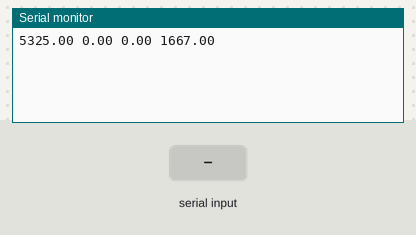
Recording of a sketch running on a simulated Arduino Uno, built with avr-gcc and run on an emulated ATmega328P. On the bench: the last lines printed to the serial monitor. The test bench sets the inputs (shaded band).

Above: at 1.2 s.
1.3 s: "~\n" received over Serial
At 2.5 s:
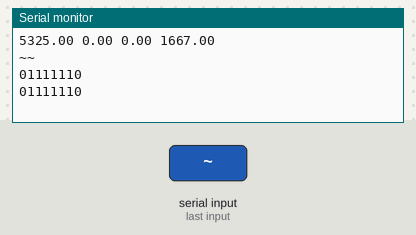
2.8 s: byte 126 ('~') received over Serial
At 4.1 s:
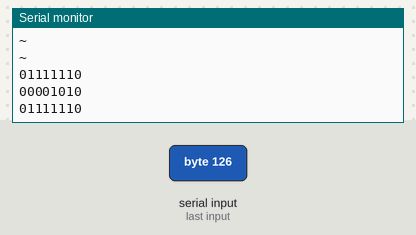

The sketch:

fmtx_assy.ino
```cpp
#include <Wire.h>
#include <Adafruit_MCP4725.h>
#include <Adafruit_ADS1015.h>
Adafruit_MCP4725 dac;
#define defaultFreq 6039 // dac speed (Hz)
#define f0 500  // FSK f0
#define f1 750  // FSK f1
#define f2 1000 // FSK f2
#define f3 1500 // FSK f3
float delay0, delay1, delay2, delay3;
//int   Cycles[4] = { 1 , 3 , 5 , 7};
//int   Cycles[4] = { 2 , 3 , 4 , 5};
int Cycles[2] = { 1, 3 };

const int size = 4 ;

uint16_t S_DAC[size];

void setup() {
  // put your setup code here, to run once:
  Serial.begin(115200);
  dac.begin(0x62);

  delay0 = 5325; // microSecs at 1200Hz
  //  delay1 = 667;
  //  delay2 = 337;
  delay3 = 1667 ;//

  Serial.println( String(delay0) + " " + String(delay1) + " " + String(delay2) + " " + String(delay3));
  getS_DAC();
  Serial.flush();
}

void getS_DAC() {
  int div = 360 / size;
  for ( int i = 0 ; i < size ; i++) {
    S_DAC[i] = map( sin(i * div * 3.1415926 / 180) * 100 , -100, 100 , 0 , 1023);
  }
}

void Send_FM_Data(String value) {
  for (int valueIndex = 0 ; valueIndex < value.length() ; ++valueIndex) {
    if (value[valueIndex] != '\n' || value[valueIndex] != '~') {
      char in  = value[valueIndex];
      int input[8] = { 0, 0, 0, 0 };
      int i = 0;
      //      while (in > 0) {   //  แปลงเป็น 2 บิต
      //        input[i] = in & 3 ;
      //        in >>= 2;
      //        i++;
      //      }

      while (in > 0) {   //  แปลงเป็น 2 บิต
        input[i] = in & 1 ;
        in >>= 1;
        i++;
      }

      //      for (int k = 3 ; k >= 0 ; k--) {
      //        float d;
      //        if (input[k] == 0) {      // ‘00’
      //          d = delay0;
      //        }
      //        else if (input[k] == 1) { // ‘01’
      //          d = delay1;
      //        }
      //        else if (input[k] == 2) { // ‘10’
      //          d = delay2;
      //        }
      //        else if (input[k] == 3) { // ‘11’
      //          d = delay3;
      //        }
      //        Serial.println(input[k]);
      //        for (int r = 0 ; r  <  5 ; ++r) // send with fixed baudrate
      //          for (int cl = 0; cl < Cycles[input[k]]; ++cl) {  // send with fixed cycles
      //            for (int s = 0 ; s < size ; ++s) { // send with fixed sampling
      //              dac.setVoltage(S_DAC[s], false);
      //              delayMicroseconds(d);
      //            }
      //          }
      //      }

      for (int k = 7 ; k >= 0 ; k--) {
        float d;
        if (input[k] == 0) {      // ‘0’
          d = delay0;
        }
        else if (input[k] == 1) { // ‘1’
          d = delay3;
        }
        Serial.print(input[k]);
        //        for (int r = 0 ; r  <  5 ; ++r) // send with fixed baudrate
        for (int cl = 0; cl < Cycles[input[k]] * 2; ++cl) {  // send with fixed cycles
          for (int s = 0 ; s < size ; ++s) { // send with fixed sampling
            dac.setVoltage(S_DAC[s], false);
            delayMicroseconds(d);
          }
        }
      }
      Serial.println();
    }
  }

}

String getSerial() { // get Data methods
  String res = "";
  if (Serial.available() > 0) {
    while (1) { // read untill '~'  example to enter at the terminal   "xxx~"
      char c = Serial.read();
      if (c != 0xFFFFFFFF) {
        res += c;
      }
      if (c == '~') break;
    }
  }
  return res;
}

void loop() {
  String s  = getSerial();
  if (s != "") {
    s = "~" + s;  // data will be send  example  enter "xxx~" data will be "~xxx~"
    Serial.println(s);
    Send_FM_Data(s);
    Serial.flush();
  } else {
    dac.setVoltage(0, false); // default
  }
}
```

Measured:
- after the input at 1.3 s, the serial monitor: prints a new line at once (image 1)
- after the input at 2.8 s, the serial monitor: prints a new line at once (image 2)
